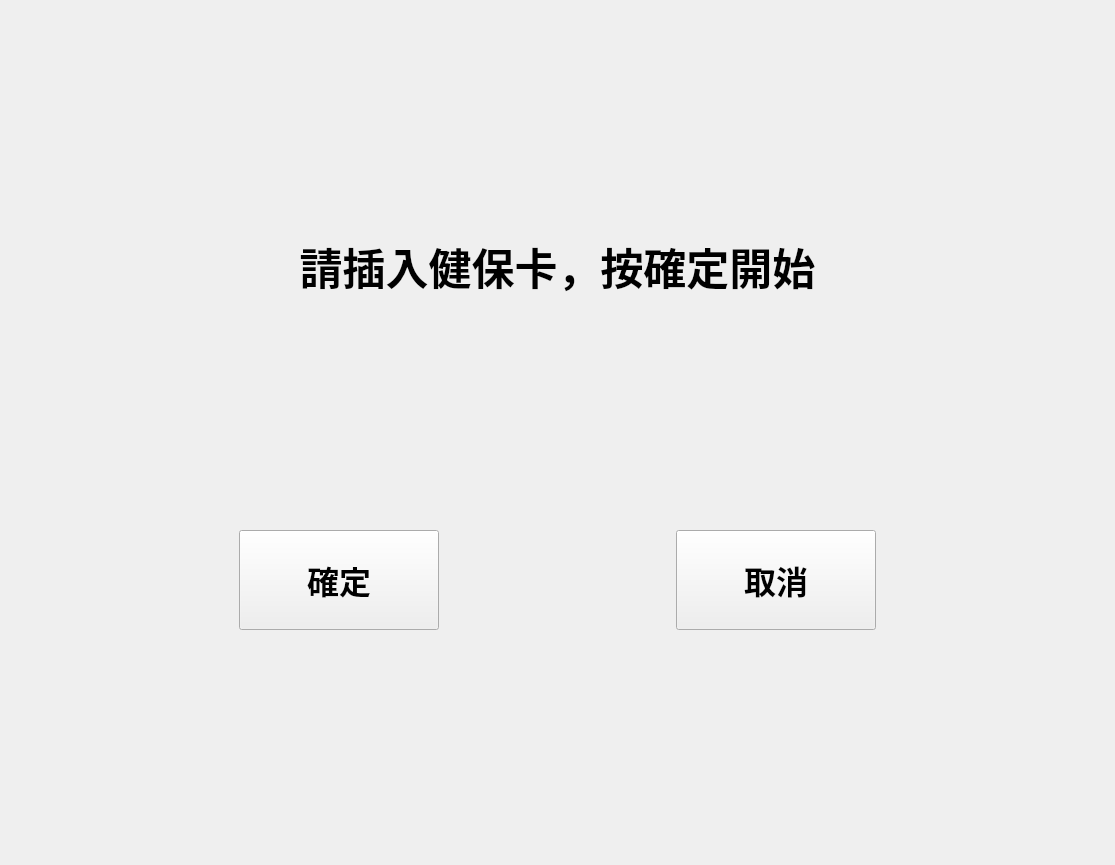
<?xml version="1.0" encoding="UTF-8"?>
<ui version="4.0">
 <class>WindowRegistrationInsertCard</class>
 <widget class="QMainWindow" name="WindowRegistrationInsertCard">
  <property name="geometry">
   <rect>
    <x>0</x>
    <y>0</y>
    <width>1115</width>
    <height>865</height>
   </rect>
  </property>
  <property name="windowTitle">
   <string>主畫面</string>
  </property>
  <property name="styleSheet">
   <string notr="true"/>
  </property>
  <widget class="QWidget" name="centralwidget">
   <layout class="QGridLayout" name="gridLayout">
    <item row="5" column="0">
     <spacer name="verticalSpacer">
      <property name="orientation">
       <enum>Qt::Vertical</enum>
      </property>
      <property name="sizeHint" stdset="0">
       <size>
        <width>20</width>
        <height>40</height>
       </size>
      </property>
     </spacer>
    </item>
    <item row="1" column="0">
     <widget class="QLabel" name="label_message">
      <property name="font">
       <font>
        <pointsize>32</pointsize>
        <weight>75</weight>
        <bold>true</bold>
       </font>
      </property>
      <property name="styleSheet">
       <string notr="true"/>
      </property>
      <property name="text">
       <string>請插入健保卡，按確定開始</string>
      </property>
      <property name="alignment">
       <set>Qt::AlignCenter</set>
      </property>
     </widget>
    </item>
    <item row="3" column="0">
     <layout class="QHBoxLayout" name="horizontalLayout">
      <item>
       <spacer name="horizontalSpacer">
        <property name="orientation">
         <enum>Qt::Horizontal</enum>
        </property>
        <property name="sizeHint" stdset="0">
         <size>
          <width>40</width>
          <height>20</height>
         </size>
        </property>
       </spacer>
      </item>
      <item>
       <widget class="QToolButton" name="toolButton_read_card">
        <property name="minimumSize">
         <size>
          <width>200</width>
          <height>100</height>
         </size>
        </property>
        <property name="font">
         <font>
          <pointsize>24</pointsize>
          <weight>75</weight>
          <bold>true</bold>
         </font>
        </property>
        <property name="text">
         <string>確定</string>
        </property>
       </widget>
      </item>
      <item>
       <spacer name="horizontalSpacer_3">
        <property name="orientation">
         <enum>Qt::Horizontal</enum>
        </property>
        <property name="sizeHint" stdset="0">
         <size>
          <width>40</width>
          <height>20</height>
         </size>
        </property>
       </spacer>
      </item>
      <item>
       <widget class="QToolButton" name="toolButton_cancel">
        <property name="minimumSize">
         <size>
          <width>200</width>
          <height>100</height>
         </size>
        </property>
        <property name="font">
         <font>
          <pointsize>24</pointsize>
          <weight>75</weight>
          <bold>true</bold>
         </font>
        </property>
        <property name="text">
         <string>取消</string>
        </property>
       </widget>
      </item>
      <item>
       <spacer name="horizontalSpacer_2">
        <property name="orientation">
         <enum>Qt::Horizontal</enum>
        </property>
        <property name="sizeHint" stdset="0">
         <size>
          <width>40</width>
          <height>20</height>
         </size>
        </property>
       </spacer>
      </item>
     </layout>
    </item>
    <item row="0" column="0">
     <spacer name="verticalSpacer_2">
      <property name="orientation">
       <enum>Qt::Vertical</enum>
      </property>
      <property name="sizeHint" stdset="0">
       <size>
        <width>20</width>
        <height>40</height>
       </size>
      </property>
     </spacer>
    </item>
    <item row="2" column="0">
     <spacer name="verticalSpacer_3">
      <property name="orientation">
       <enum>Qt::Vertical</enum>
      </property>
      <property name="sizeHint" stdset="0">
       <size>
        <width>20</width>
        <height>40</height>
       </size>
      </property>
     </spacer>
    </item>
   </layout>
  </widget>
 </widget>
 <resources/>
 <connections/>
</ui>
